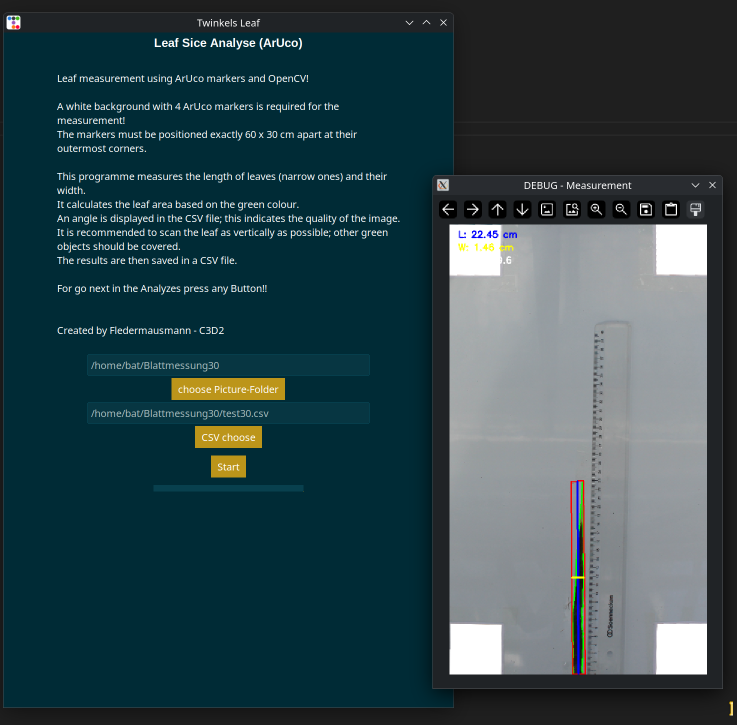
#> input picture Sample.png, 1474 x 1449 px (shown at 1/2 size)
$ python hsv_tester.py Sample.png
#> lines starting #> are read from the running program, lines starting #| are printed output that depends on the picture
"""HSV color tester - load an image and find the right HSV range interactively.

Run standalone or open it from the main programme via the "HSV color test" button.
"""
import cv2
import numpy as np
import sys
import os


def nothing(x):
    pass


def main(image_path=None):
    # Bildpfad als Argument, uebergeben oder Dateiauswahl
    if image_path is None:
        if len(sys.argv) > 1:
            image_path = sys.argv[1]
        else:
            from tkinter import Tk, filedialog
            Tk().withdraw()
            image_path = filedialog.askopenfilename(
                title="Choose an image for HSV testing",
                filetypes=[
                    ("JPEG", "*.jpg *.JPG *.jpeg *.JPEG"),
                    ("PNG", "*.png *.PNG"),
                    ("All files", "*.*"),
                ]
            )

    if not image_path or not os.path.exists(image_path):
        print("No image selected.")
        return

    img = cv2.imread(image_path)
#> img is the input picture: shape (1449, 1474, 3); mean B, G, R 75.5, 69.9, 46.4
    if img is None:
        print(f"Cannot read image: {image_path}")
        return

    # Arbeitskopie skalieren, damit das Fenster auf den Bildschirm passt.
    h, w = img.shape[:2]
#> h = 1449; w = 1474
    max_dim = 600
    if max(h, w) > max_dim:
        scale = max_dim / max(h, w)
#> scale = 0.407
        img = cv2.resize(img, (int(w * scale), int(h * scale)))
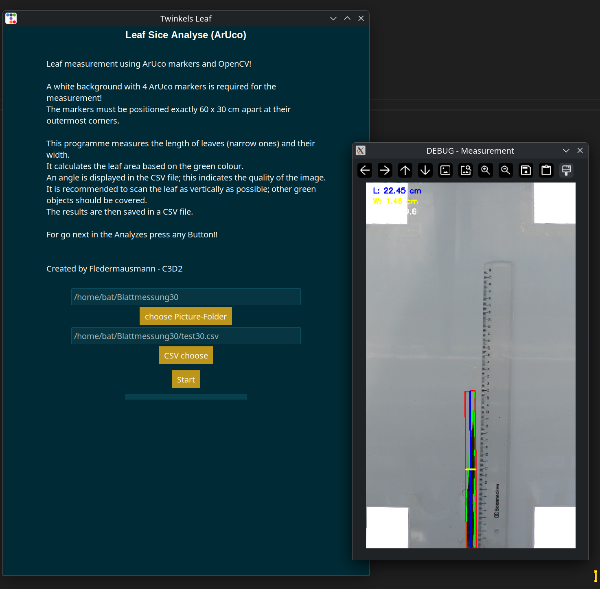
#> img: shape (589, 600, 3); mean B, G, R 75.6, 69.9, 46.4

    hsv = cv2.cvtColor(img, cv2.COLOR_BGR2HSV)
#> hsv: shape (589, 600, 3); mean H, S, V 79.5, 141.2, 77.8
    ih, iw = img.shape[:2]
#> ih = 589; iw = 600

    cv2.namedWindow("HSV Tester", cv2.WINDOW_NORMAL | cv2.WINDOW_KEEPRATIO)
    cv2.resizeWindow("HSV Tester", 900, 700)
    cv2.moveWindow("HSV Tester", 10, 10)

    # Trackbars: lower H,S,V und upper H,S,V
    cv2.createTrackbar("Low-H", "HSV Tester", 25, 179, nothing)
    cv2.createTrackbar("Low-S", "HSV Tester", 30, 255, nothing)
    cv2.createTrackbar("Low-V", "HSV Tester", 50, 255, nothing)
    cv2.createTrackbar("Up-H", "HSV Tester", 90, 179, nothing)
    cv2.createTrackbar("Up-S", "HSV Tester", 255, 255, nothing)
    cv2.createTrackbar("Up-V", "HSV Tester", 255, 255, nothing)

    # Klick-Picker: HSV-Wert des angeklickten Pixels anzeigen.
    # Das Fenster zeigt das skalierte 'show'-Bild; die Mauskoordinaten
    # liegen daher in show-Pixeln und werden ueber 'view["f"]' zurueck
    # in combined/Original-Pixel gerechnet.
    click = {"x": None, "y": None, "h": None, "s": None, "v": None}
    view = {"f": 1.0}

    def on_mouse(event, x, y, flags, param):
        if event == cv2.EVENT_LBUTTONDOWN:
            f = view["f"] or 1.0
            px = int(x / f)
            py = int(y / f)
            if 0 <= px < iw and 0 <= py < ih:
                hh, ss, vv = hsv[py, px]
                click["x"], click["y"] = px, py
                click["h"], click["s"], click["v"] = int(hh), int(ss), int(vv)
                print(f"HSV @ ({px},{py}) = H={hh} S={ss} V={vv}")

    cv2.setMouseCallback("HSV Tester", on_mouse)

    print("HSV Tester - adjust the trackbars to find your range.")
    print("Click on the left image to read the HSV value of a pixel.")
    print("Press 's' to print the current values, 'q' or ESC to quit.")

    while True:
        l_h = cv2.getTrackbarPos("Low-H", "HSV Tester")
        l_s = cv2.getTrackbarPos("Low-S", "HSV Tester")
        l_v = cv2.getTrackbarPos("Low-V", "HSV Tester")
        u_h = cv2.getTrackbarPos("Up-H", "HSV Tester")
        u_s = cv2.getTrackbarPos("Up-S", "HSV Tester")
        u_v = cv2.getTrackbarPos("Up-V", "HSV Tester")

        lower = np.array([l_h, l_s, l_v])
        upper = np.array([u_h, u_s, u_v])

        mask = cv2.inRange(hsv, lower, upper)
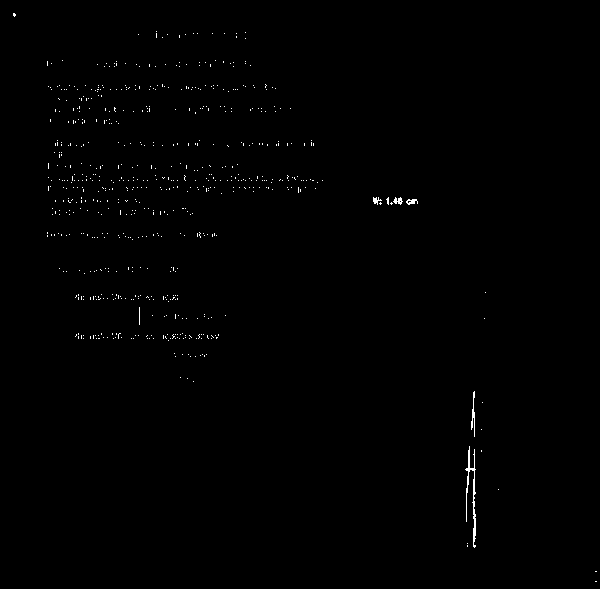
#> mask: shape (589, 600); 0.44% white in thin lines or dots
        result = cv2.bitwise_and(img, img, mask=mask)

        # Maske neben Ergebnis legen
        mask_bgr = cv2.cvtColor(mask, cv2.COLOR_GRAY2BGR)
#> mask_bgr: shape (589, 600, 3); 0.44% white in thin lines or dots
        combined = np.hstack((img, mask_bgr, result))
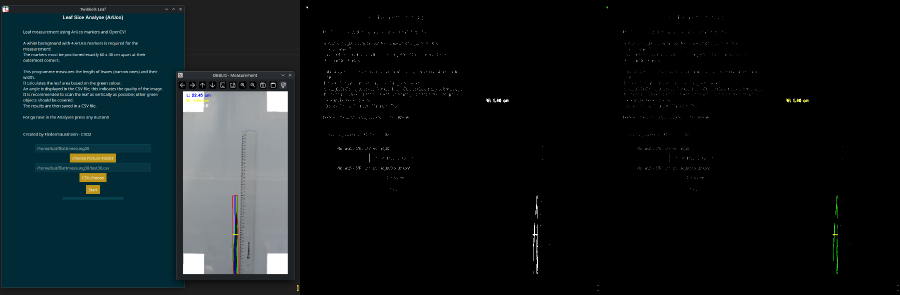
#> combined: shape (589, 1800, 3) (shown at 1/2 size); mean B, G, R 25.7, 23.9, 16

        # Klick-Marker ins Original-Pane zeichnen (ohne Text, Text kommt
        # in die Statusleiste unten, damit es immer gut lesbar ist).
        if click["x"] is not None:
            cx, cy = click["x"], click["y"]
            cv2.drawMarker(combined, (cx, cy), (0, 255, 255), cv2.MARKER_CROSS, 20, 2)

        # Statusleiste unten: schwarzer Balken mit weißer Schrift,
        # zeigt den HSV-Wert des letzten Klicks und die Trackbar-Werte.
        bar_h = 40
        bar = np.zeros((bar_h, combined.shape[1], 3), dtype=np.uint8)
        if click["x"] is not None:
            info = (f"Clicked HSV: H={click['h']} S={click['s']} V={click['v']}    "
                   f"Range: lower=[{l_h},{l_s},{l_v}] upper=[{u_h},{u_s},{u_v}]")
        else:
            info = (f"No click yet - click on the left image    "
                   f"Range: lower=[{l_h},{l_s},{l_v}] upper=[{u_h},{u_s},{u_v}]")
        cv2.putText(bar, info, (10, 28), cv2.FONT_HERSHEY_SIMPLEX,
                    0.5, (255, 255, 255), 1, cv2.LINE_AA)
        combined = np.vstack((combined, bar))
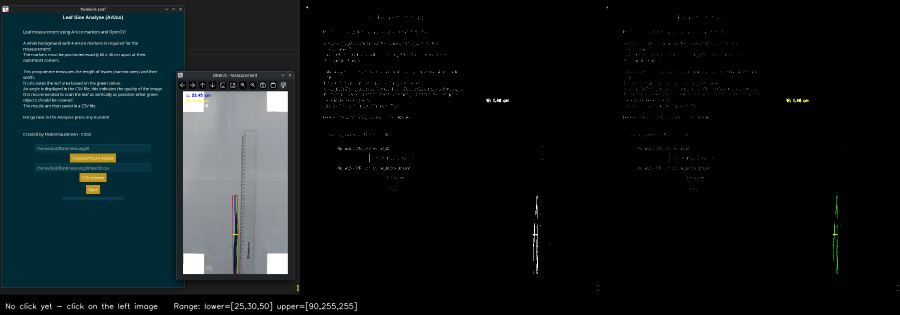
#> combined: shape (629, 1800, 3) (shown at 1/2 size); mean B, G, R 24.5, 22.8, 15.4

        # Auf eine Anzeigebreite begrenzen, damit das Fenster auf den
        # Bildschirm passt (sonst ragt es unter Windows heraus).
        max_show_w = 1200
        show = combined
        f = 1.0
        if combined.shape[1] > max_show_w:
            f = max_show_w / combined.shape[1]
#> f = 0.667
            show = cv2.resize(combined, (int(combined.shape[1] * f),
                                         int(combined.shape[0] * f)))
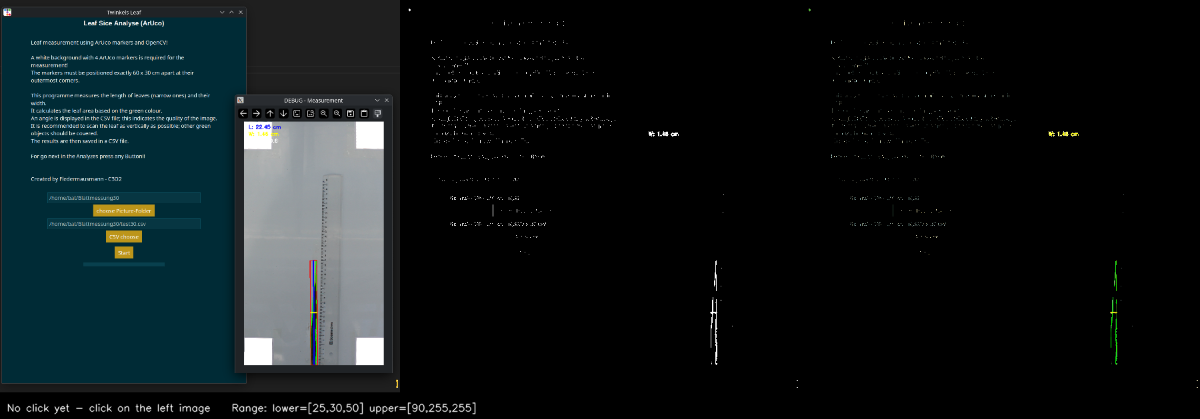
#> show: shape (419, 1200, 3); mean B, G, R 24.5, 22.8, 15.4
        view["f"] = f

        cv2.imshow("HSV Tester", show)

        key = cv2.waitKey(100) & 0xFF
#> (key q is pressed here)
        if key == ord('q') or key == 27:
            break
        elif key == ord('s'):
            print(f"lower = [{l_h}, {l_s}, {l_v}]  upper = [{u_h}, {u_s}, {u_v}]")

    cv2.destroyAllWindows()


if __name__ == "__main__":
    main()
